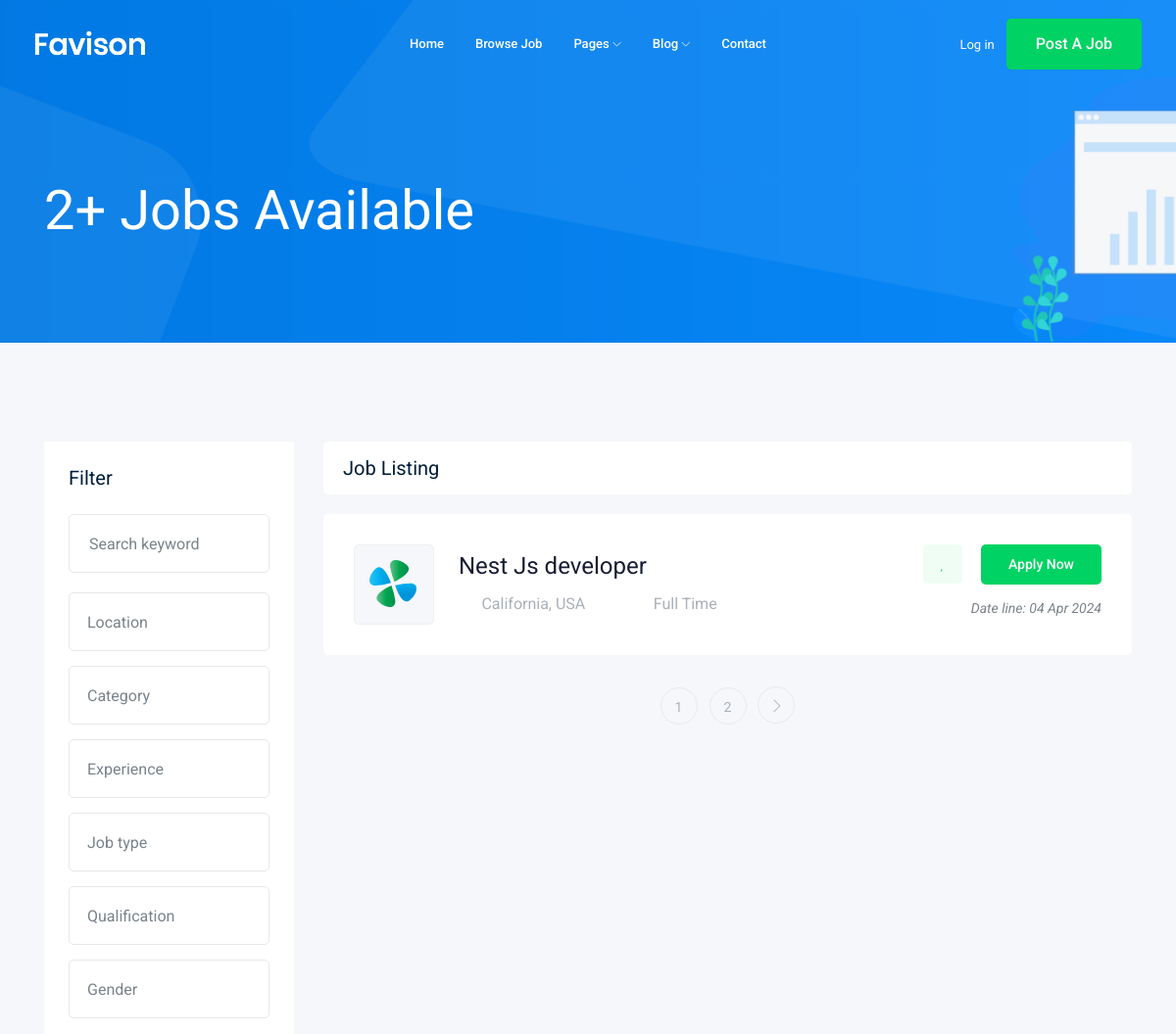
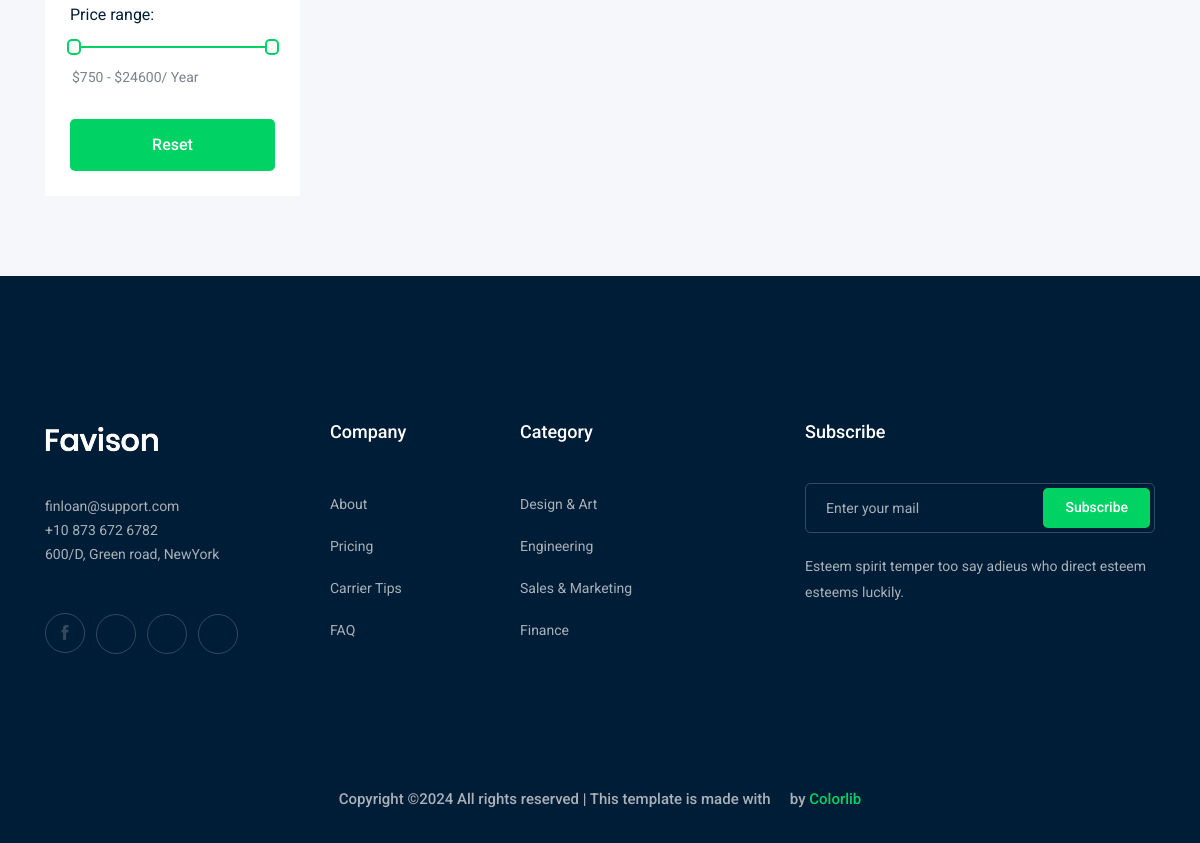
Screenshot of /jobs/ with the database file from the repository (2 pictures, top to bottom).
### job/models.py (models this page shows, shortened)
class Job(models.Model):
    title = models.CharField(max_length=200)
    job_type = models.CharField(max_length=15,choices=JOB_TYPE)
    content = models.TextField(max_length=2000)
    published_at = models.DateTimeField(auto_now=True)
    vacancy = models.IntegerField(default=1)
    salary = models.IntegerField(default=0)
    experience = models.IntegerField(default=1)
    category = models.ForeignKey(Category,on_delete=models.CASCADE)
    image = models.ImageField(upload_to=image_upload)

### job/views.py (the view)
# urls.py: path('',views.jobs_list),
def jobs_list(request):
    jobs_list = Job.objects.all()
    paginator = Paginator(jobs_list,1)
    page_number = request.GET.get('page')
    page_obj = paginator.get_page(page_number)
    context = {'jobs':page_obj,"jobs_count":jobs_list.count()}
    return render(request,'job/jobs_list.html',context)

### job/templates/job/jobs_list.html (shortened to what this page needs)
{% extends "base.html" %}
{% load static %}
{% block content %}
 <div class="bradcam_area bradcam_bg_1">
    <div class="container">
        <div class="row">
            <div class="col-xl-12">
                <div class="bradcam_text">
                    <h3>{{jobs_count}}+ Jobs Available</h3>
                </div>
            </div>
        </div>
    </div>
</div>
<div class="job_listing_area plus_padding">
    <div class="container">
        <div class="row">
            <div class="col-lg-3">
                <div class="job_filter white-bg">
                    <div class="form_inner white-bg">
                        <h3>Filter</h3>
                        <form action="#">
                            <div class="row">
                                <div class="col-lg-12">
                                    <div class="single_field">
                                        <input type="text" placeholder="Search keyword">
                                    </div>
                                </div>
                                <div class="col-lg-12">
                                </div>
                                <div class="col-lg-12">
                                </div>
                                <div class="col-lg-12">
                                </div>
                                <div class="col-lg-12">
                                </div>
                                <div class="col-lg-12">
                                </div>
                                <div class="col-lg-12">
                                </div>
                            </div>
                        </form>
                    </div>
                    <div class="range_wrap">
                        <label for="amount">Price range:</label>
                        <div id="slider-range"></div>
                        <p>
                            <input type="text" id="amount" readonly style="border:0; color:#7A838B; font-size: 14px; font-weight:400;">
                        </p>
                    </div>
                    <div class="reset_btn">
                        <button  class="boxed-btn3 w-100" type="submit">Reset</button>
                    </div>
                </div>
            </div>
            <div class="col-lg-9">
                <div class="recent_joblist_wrap">
                    <div class="recent_joblist white-bg ">
                        <div class="row align-items-center">
                            <div class="col-md-6">
                                <h4>Job Listing</h4>
                            </div>
                        </div>
                    </div>
                </div>
                <div class="job_lists m-0">
                    <div class="row">
                        {% for job in jobs %}
                        <div class="col-lg-12 col-md-12">
                            <div class="single_jobs white-bg d-flex justify-content-between">
                                <div class="jobs_left d-flex align-items-center">
                                    <div class="thumb">
                                        <img src="img/svg_icon/1.svg" alt="">
                                    </div>
                                    <div class="jobs_conetent">
                                        <a href="{% url 'job_details' job.id %}"><h4>{{job.title}}</h4></a>
                                        <div class="links_locat d-flex align-items-center">
                                            <div class="location">
                                                <p> <i class="fa fa-map-marker"></i> California, USA</p>
                                            </div>
                                            <div class="location">
                                                <p> <i class="fa fa-clock-o"></i>{{job.job_type}}</p>
                                            </div>
                                        </div>
                                    </div>
                                </div>
                                <div class="jobs_right">
                                    <div class="apply_now">
                                        <a class="heart_mark" href="#"> <i class="fa fa-heart"></i> </a>
                                        <a href="{% url 'job_details' job.id %}" class="boxed-btn3">Apply Now</a>
                                    </div>
                                    <div class="date">
                                        <p>Date line: {{job.published_at|date:'d M o'}}</p>
                                    </div>
                                </div>
                            </div>
                        </div>
                        {% endfor %}
                    </div>
                    {% if jobs.has_other_pages %}
                    <div class="row">
                        <div class="col-lg-12">
                                <div class="pagination_wrap">
                                    <ul>
                                        {% for page in jobs.paginator.page_range %}
                                            <li><a href="?page={{page}}"><span>{{page}}</span></a></li>
                                        {% endfor %}
                                        {% if jobs.has_next %}
                                            <li><a href="?page={{jobs.next_page_number}}"> <i class="ti-angle-right"></i> </a></li>
                                        {% endif %}
                                    </ul>
                                </div>
                        </div>
                    </div>
                    {% endif %}
                </div>
            </div>
        </div>
    </div>
</div>
{% endblock content %}

### rows the page displays
Job: title "Nest Js developer", job_type "Full Time", published_at "04 Apr 2024"

### other values shown
{{ jobs_count }} "2"
{{ page }} "1" "2"
